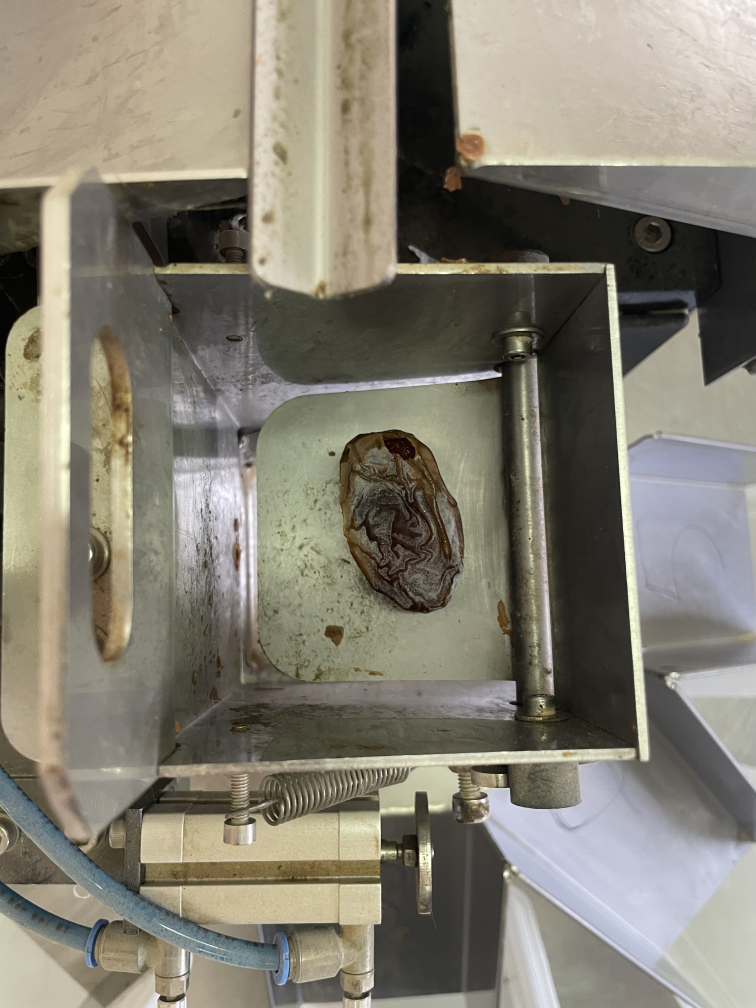
#> input picture tutorials/assets/blistered_date.JPG, 3024 x 4032 px, found by its file name (shown at 1/4 size)
$ python 'opencv#2.py'
#> lines starting #> are read from the running program, lines starting #| are printed output that depends on the picture
import cv2
import numpy
import random

# img = cv2.imread("C:\\Workspace\\Projects\\DatesProject\\DateIQP\\tutorials\\assets\\blistered_date.jpg")
img = cv2.imread("C:\\Workspace\\Projects\\DatesProject\\DateIQP\\tutorials\\assets\\blistered_date.jpg")
#> img is the input picture: shape (4032, 3024, 3); mean B, G, R 114, 127.2, 131.6

img = cv2.resize(img, (800,800))
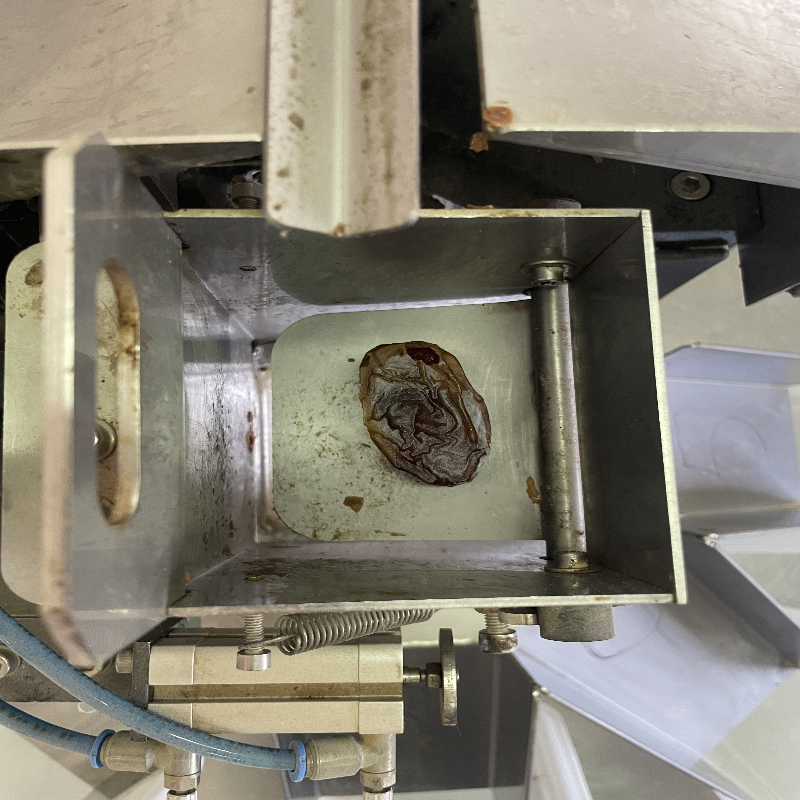
#> img: shape (800, 800, 3); mean B, G, R 113.9, 127.1, 131.5
print(img.shape)
#| (800, 800, 3)

# (4032, 3024, 3)
# height width channels
# channels are the color space, how many values are representing each pixel color  (BGR)

# # structure
# [
# [[0,0,0],[255,255,255]], # black pixel, then white pixel in this row of img
# [[0,0,0],[255,255,255]], # black pixel, then white pixel in this row of img
# ]


for i in range(200):
    for j in range(img.shape[1]):
        img[i][j] = [random.randint(0,255), random.randint(0,255), random.randint(0,255)]
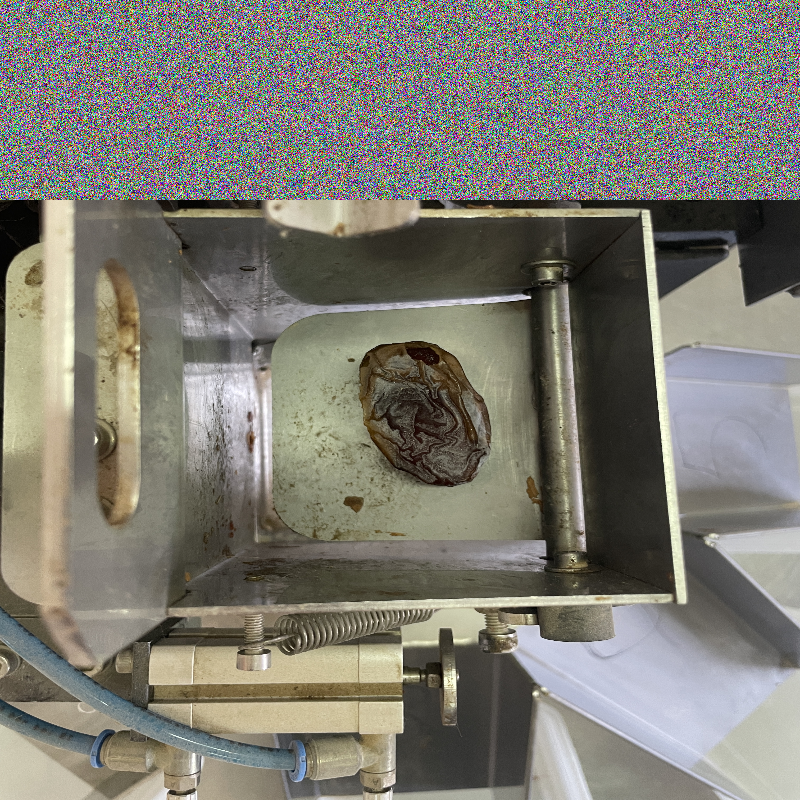
#> img: shape (800, 800, 3); mean B, G, R 114.3, 123.2, 125.6


# moving a section
tag = img[300:500, 300:500] # copys a section # rows, columns
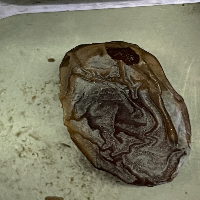
#> tag: shape (200, 200, 3); mean B, G, R 97.8, 118.3, 120.8
img[0:200, 0:200] = tag
img[200:400, 0:200] = tag
img[400:600, 0:200] = tag
img[600:800, 0:200] = tag
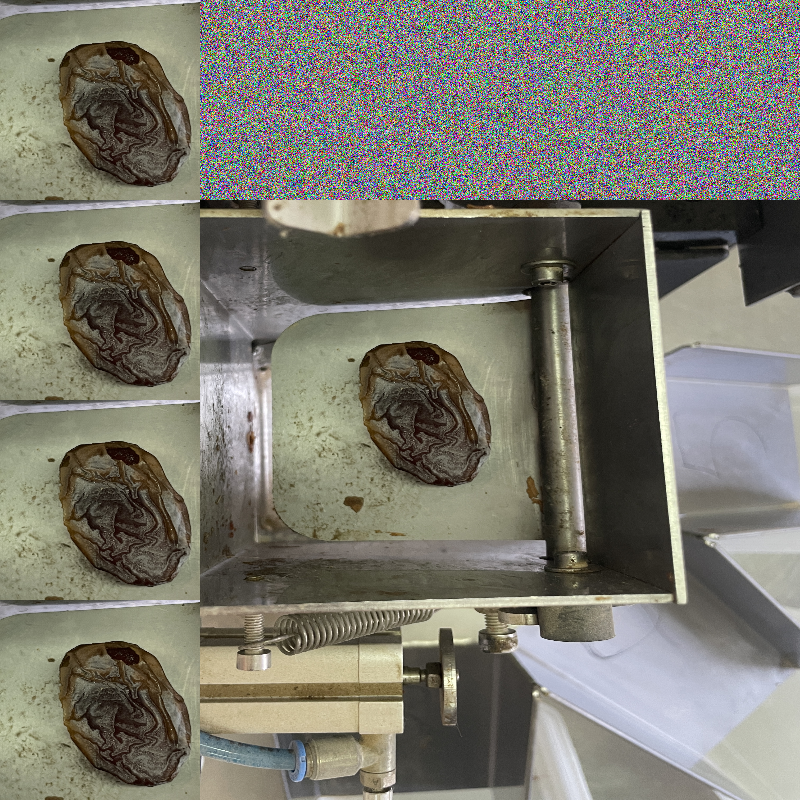
#> img: shape (800, 800, 3); mean B, G, R 109.4, 120.1, 122


cv2.imshow("ImageName", img)
cv2.waitKey(0)
cv2.destroyAllWindows()

$ run again, with tutorials/assets/blank.jpg copied over tutorials/assets/blistered_date.JPG
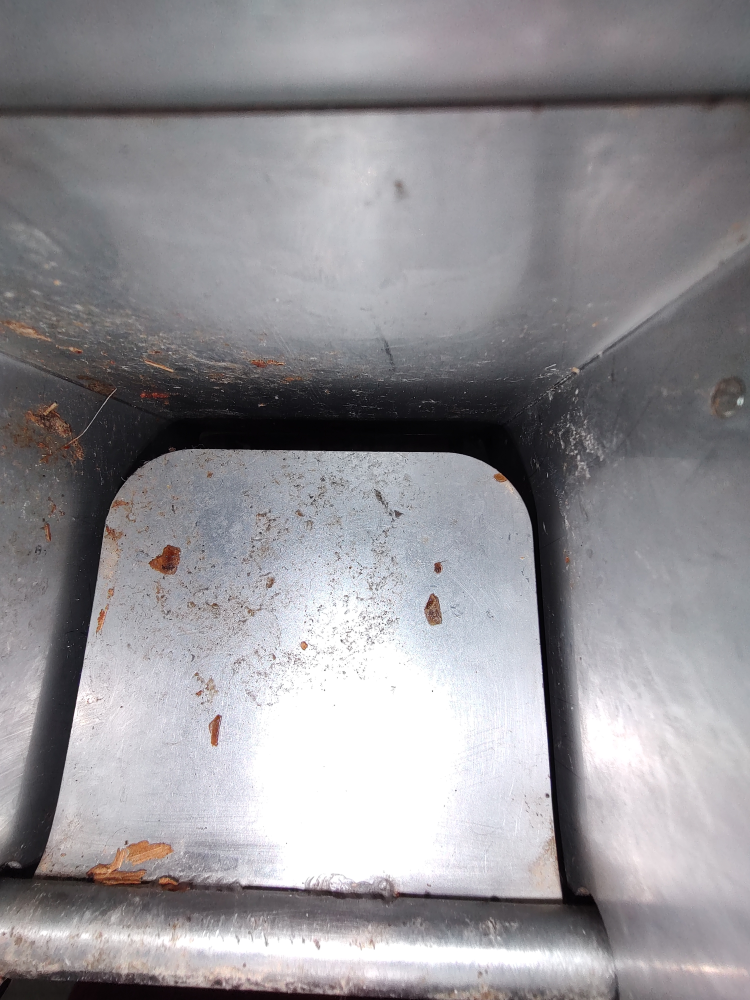
#> input picture tutorials/assets/blank.jpg, 3000 x 4000 px, found by its file name (shown at 1/4 size)
#> img is the input picture: shape (4000, 3000, 3); mean B, G, R 149.4, 145.4, 147.6
#| (800, 800, 3)
#> `tag = img[300:500, 300:500]`:
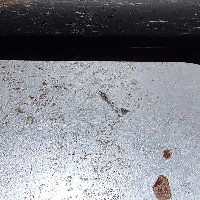
#> tag: shape (200, 200, 3); mean B, G, R 142.2, 135.7, 133.5
#> `img[600:800, 0:200] = tag`:
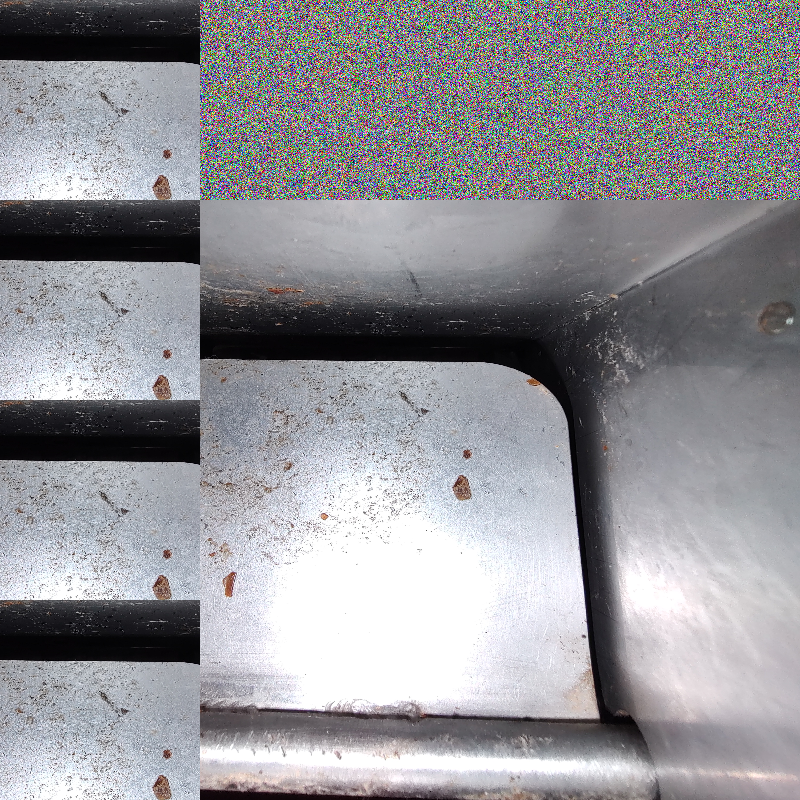
#> img: shape (800, 800, 3); mean B, G, R 151.9, 147.6, 147.8

$ run again, with tutorials/assets/date.jpg copied over tutorials/assets/blistered_date.JPG
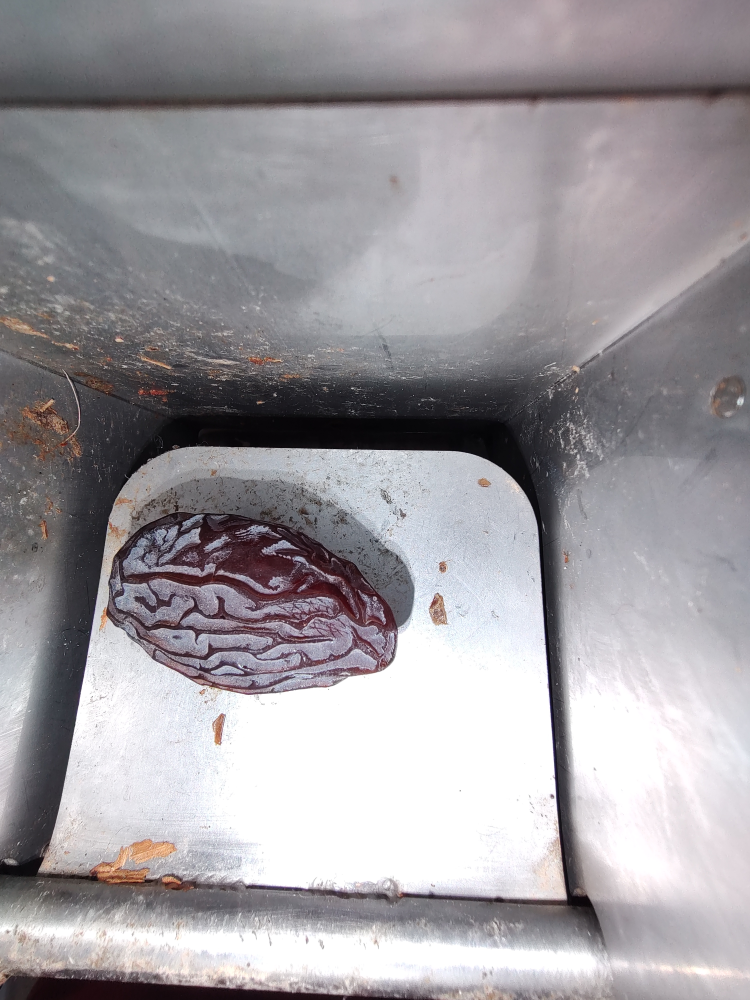
#> input picture tutorials/assets/date.jpg, 3000 x 4000 px, found by its file name (shown at 1/4 size)
#> img is the input picture: shape (4000, 3000, 3); mean B, G, R 160, 155.7, 159.4
#| (800, 800, 3)
#> `tag = img[300:500, 300:500]`:
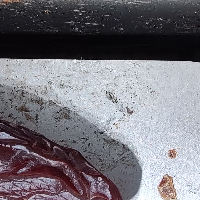
#> tag: shape (200, 200, 3); mean B, G, R 122.6, 115.6, 118.2
#> `img[600:800, 0:200] = tag`:
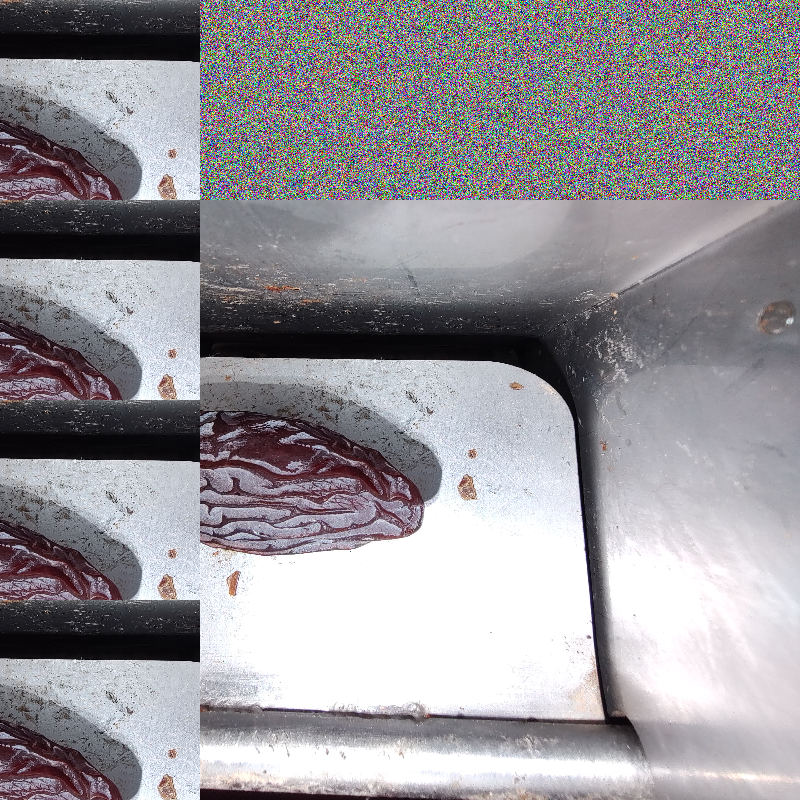
#> img: shape (800, 800, 3); mean B, G, R 153.3, 148.9, 151.3

$ run again, with tutorials/assets/normal_date.JPG copied over tutorials/assets/blistered_date.JPG
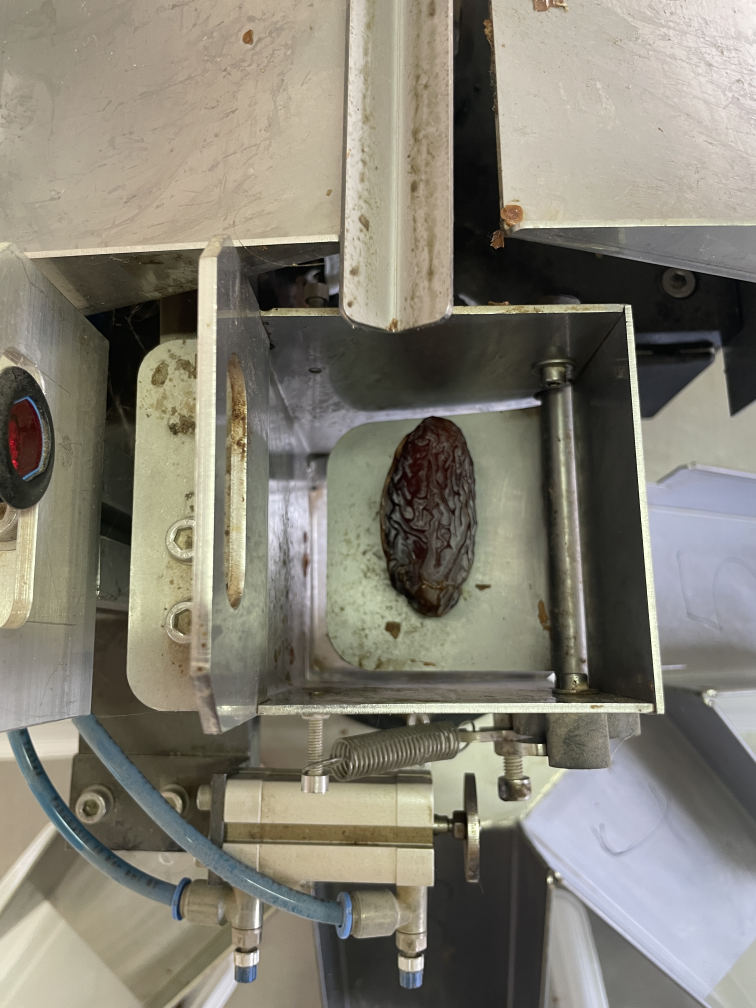
#> input picture tutorials/assets/normal_date.JPG, 3024 x 4032 px, found by its file name (shown at 1/4 size)
#> img is the input picture: shape (4032, 3024, 3); mean B, G, R 115.5, 127.6, 131.5
#| (800, 800, 3)
#> `tag = img[300:500, 300:500]`:
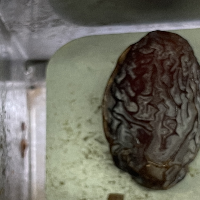
#> tag: shape (200, 200, 3); mean B, G, R 96.4, 106.1, 107.9
#> `img[600:800, 0:200] = tag`:
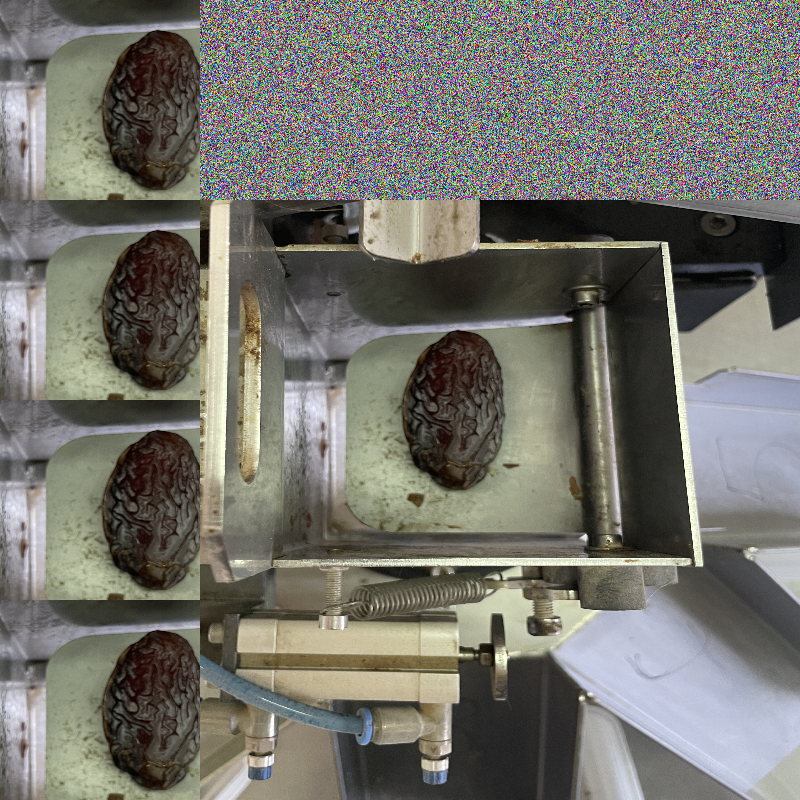
#> img: shape (800, 800, 3); mean B, G, R 107.7, 114.8, 116
